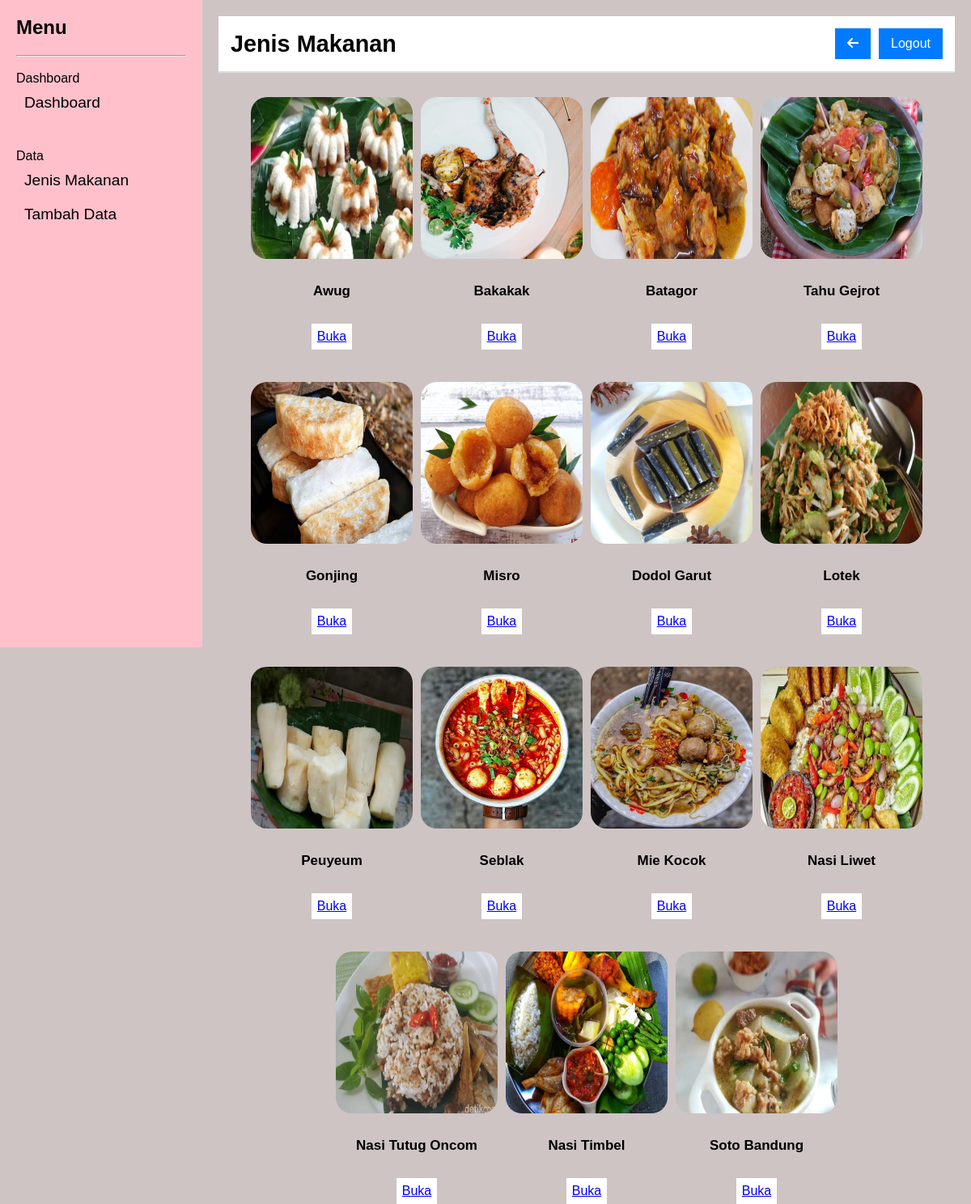
/jenismakanan.php, run on the app's committed database.
### tables this page shows
CREATE TABLE `jenismakanan` (
  `id` int(11) NOT NULL,
  `name` varchar(25) NOT NULL,
  `image` text NOT NULL,
  `deskripsi` text NOT NULL
);

### jenismakanan.php (the view, shortened to what this page needs)
<?php
require_once "./koneksi.php";
$jenis_makanans = $db->query('SELECT * FROM jenismakanan');
?>
<!DOCTYPE html>
<html lang="en">
<head>
  <link rel="stylesheet" href="style.css?v=<?= time() ?>" />
  <link rel="stylesheet" href="https://cdnjs.cloudflare.com/ajax/libs/font-awesome/6.6.0/css/all.min.css" />
</head>
<body>
  <div class="container">
    <aside class="sidebar">
      <h2>Menu</h2>
      <hr>
      <br>
      Dashboard
      <ul>
        <li><a href="./">Dashboard</a></li>
      </ul>
      <br>
      <br>
      Data
      <ul>
        <li><a href="./jenismakanan.php">Jenis Makanan</a></li>
        <li><a href="./tambahdata.php">Tambah Data</a></li>
      </ul>
    </aside>
    <main class="main-content">
      <header class="header">
        <h1>Jenis Makanan</h1>
        <div class="user-info">
          <a href="./index.php"><button><i class="fa fa-arrow-left"></i></button></a>
          <a href="#" onclick="document.getElementById('logoutForm').submit()"><button>Logout</button></a>
        </div>
      </header>
      <section class="content">
        <div class="list-makanan">
          <?php while ($mkaanan = $jenis_makanans->fetch_assoc()) { ?>
            <div class="makanan-item">
              <img src="uploads/<?= $mkaanan['image'] ?>" alt="XXXX">
              <h3><?= $mkaanan['name'] ?></h3>
              <a href="lihat.php?id=<?= $mkaanan['id'] ?>" class="button">Buka</a>
            </div>
          <?php } ?>
        </div>
      </section>
    </main>
  </div>
</body>
</html>

### style.css (style rules this page uses)
* { margin: 0; padding: 0; box-sizing: border-box; }
body { font-family: Arial, sans-serif; background-color: rgb(206, 196, 196); }
.container { display: flex; height: 100vh; }
.sidebar { width: 250px; height: 100vh; position: fixed; background-color: pink; padding: 20px; }
.sidebar h2 { font-size: 1.5em; margin-bottom: 20px; }
.sidebar ul { list-style-type: none; }
.sidebar ul li { padding: 10px; }
.sidebar ul li a { color: black; text-decoration: none; font-size: 1.2em; }
.main-content { flex-grow: 1; padding: 20px; margin-left: 250px; }
.header { display: flex; justify-content: space-between; align-items: center; background-color: #fff; padding: 15px; border-bottom: 2px solid #ddd; }
.header h1 { font-size: 1.8em; }
.user-info { display: flex; align-items: center; gap: 5px; }
.user-info button { padding: 10px 15px; border: none; background-color: #007bff; color: #fff; font-size: 1em; cursor: pointer; }
.content { display: flex; flex-wrap: wrap; }
.button { cursor: pointer; background-color: white; padding: 7px; }
.list-makanan { display: flex; flex-wrap: wrap; columns: 6; flex-direction: row; justify-content: center; gap: 10px; }
.makanan-item { display: flex; flex-direction: column; justify-content: center; align-items: center; gap: 30px; width: 200px; margin-top: 30px; }
.makanan-item img { border-radius: 20px; width: 200px; height: 200px; }
.makanan-item h3 { font-size: 17px; }

### data on the page
jenismakanan: image (picture), name "Awug"
jenismakanan: image (picture), name "Bakakak"
jenismakanan: image (picture), name "Batagor"
jenismakanan: image (picture), name "Tahu Gejrot"
jenismakanan: image (picture), name "Gonjing"
jenismakanan: image (picture), name "Misro"
jenismakanan: image (picture), name "Dodol Garut"
jenismakanan: image (picture), name "Lotek"
jenismakanan: image (picture), name "Peuyeum"
jenismakanan: image (picture), name "Seblak"
jenismakanan: image (picture), name "Mie Kocok"
jenismakanan: image (picture), name "Nasi Liwet"
jenismakanan: image (picture), name "Nasi Tutug Oncom"
jenismakanan: image (picture), name "Nasi Timbel"
jenismakanan: image (picture), name "Soto Bandung"
